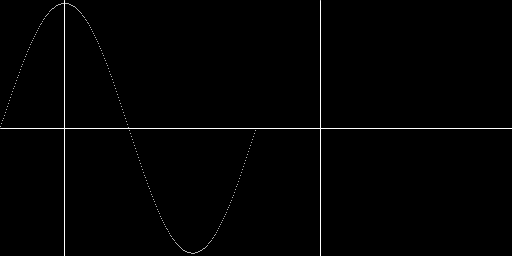
Frame 1 (no input)
Frame 60 (the mouse pressed at the canvas centre just before this capture): identical to frame 1, image omitted
Frame 120 (the mouse held since frame 60 and released just before this capture): identical to frame 1, image omitted

The Processing sketch that drew this single still picture (run headless with seeded random() and noise(); from frame 60 on, the mouse is pressed at the canvas centre):

// Processing sketch: MinskyInt2
// ── MinskyInt2.pde
int mem[] = new int[1024*1024*2];

void setup() {
  size(512, 256);
  background(0);
  stroke(255);
}

void draw() {
  background(0);
  line(256+64, 0, 256+64, height);
  line(0+64, 0, 0+64, height);
  line(0, height/2, width, height/2);

  int d = 202;
  int x = 1100;
  int y = 0;

  int cx=512;
  int bp=0;
  do {
    int a = d*y;
    a>>=14;

    int b = d*x;
    b>>=14;

    x+=a;
    y-=b;

    int xx = ((bp>>1) + 3) & 255;
    int yy = (y>>3) + 122;

    mem[xx] = yy;

    y++;
    bp++;
  } while (--cx>0);

  for (int i=0; i<256; i++) {
    point(i, mem[i]);
  }
}
